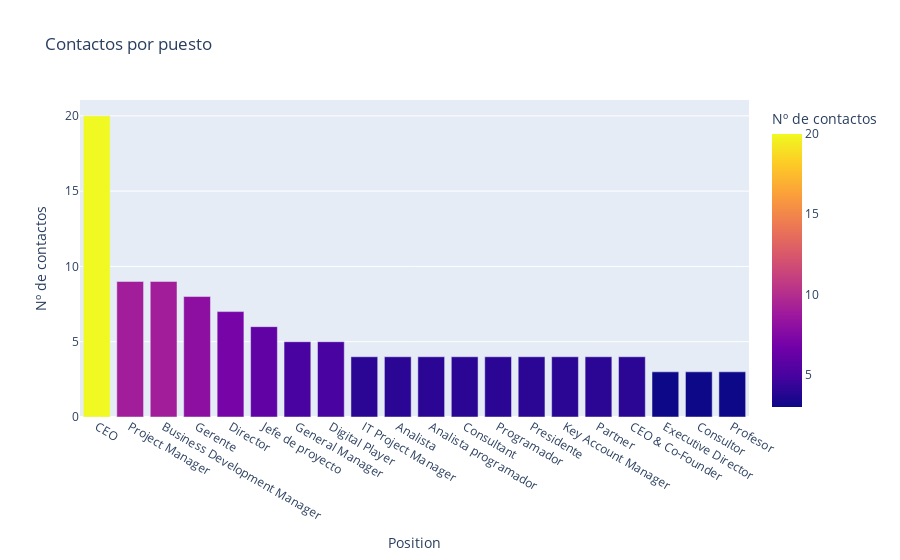

The notebook cell this image was saved under:
### Markdown cell above
y ahora mostramos la información en gráficos. Primero el gráfico de barras

### Code cell
#creamos el gráfico de barras y lo mostramos
fig4 = px.bar(df_by_position[:20], x="Position", y="First Name", labels={"First Name":"Nº de contactos"}, hover_data=["Position", "First Name"], color="First Name",title="Contactos por puesto")
fig4.show()

### Figure 1 — Plotly figure (JSON) as saved in the notebook; plotly's stock layout.template omitted (floating-point values rounded to 4 significant figures)
{"data": [{"alignmentgroup": "True", "hovertemplate": "Position=%{x}<br>Nº de contactos=%{marker.color}<extra></extra>", "legendgroup": "", "marker": {"color": [20, 9, 9, 8, 7, 6, 5, 5, 4, 4, 4, 4, 4, 4, 4, 4, 4, 3, 3, 3], "coloraxis": "coloraxis"}, "name": "", "offsetgroup": "", "orientation": "v", "showlegend": false, "textposition": "auto", "type": "bar", "x": ["CEO", "Project Manager", "Business Development Manager", "Gerente", "Director", "Jefe de proyecto", "General Manager", "Digital Player", "IT Project Manager", "Analista", "Analista programador", "Consultant", "Programador", "Presidente", "Key Account Manager", "Partner", "CEO & Co-Founder", "Executive Director", "Consultor", "Profesor"], "xaxis": "x", "y": [20, 9, 9, 8, 7, 6, 5, 5, 4, 4, 4, 4, 4, 4, 4, 4, 4, 3, 3, 3], "yaxis": "y"}], "layout": {"barmode": "relative", "coloraxis": {"colorbar": {"title": {"text": "Nº de contactos"}}, "colorscale": [[0, "#0d0887"], [0.1111, "#46039f"], [0.2222, "#7201a8"], [0.3333, "#9c179e"], [0.4444, "#bd3786"], [0.5556, "#d8576b"], [0.6667, "#ed7953"], [0.7778, "#fb9f3a"], [0.8889, "#fdca26"], [1, "#f0f921"]]}, "legend": {"tracegroupgap": 0}, "title": {"text": "Contactos por puesto"}, "xaxis": {"anchor": "y", "domain": [0, 1], "title": {"text": "Position"}}, "yaxis": {"anchor": "x", "domain": [0, 1], "title": {"text": "Nº de contactos"}}}}
